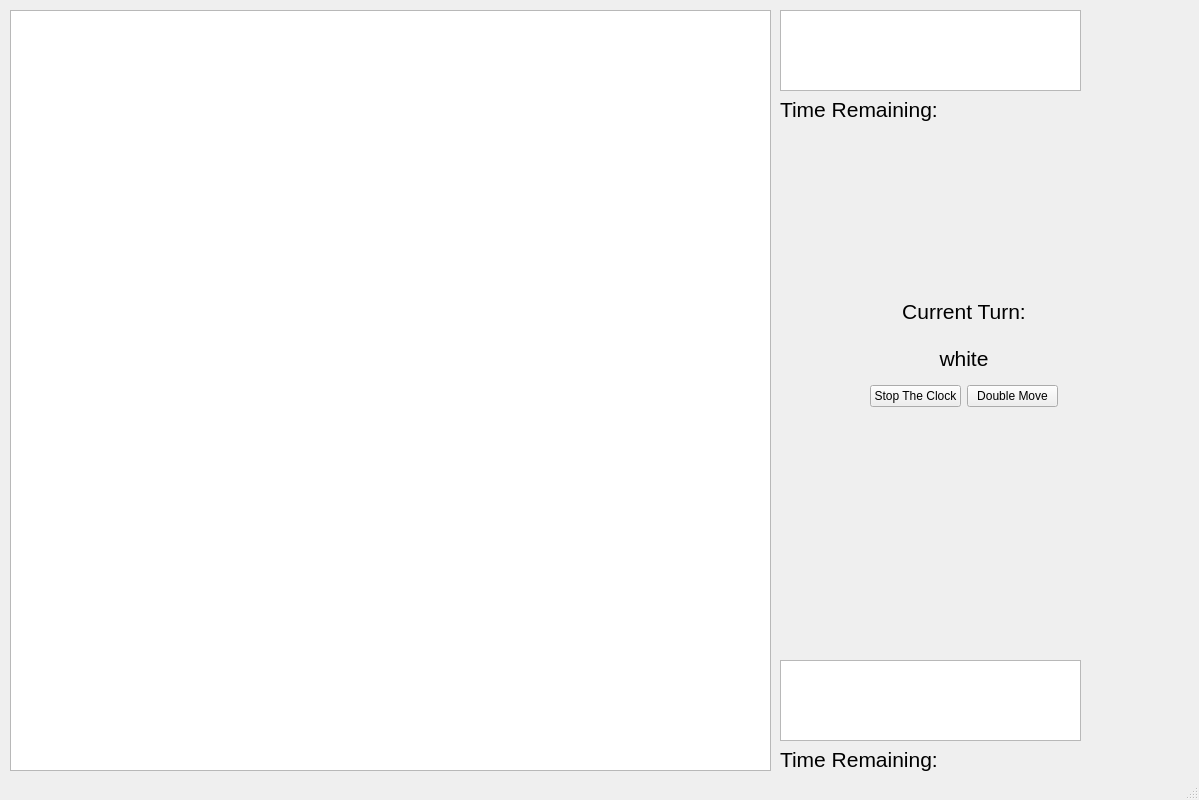
<?xml version="1.0" encoding="UTF-8"?>
<ui version="4.0">
 <class>MainWindow</class>
 <widget class="QMainWindow" name="MainWindow">
  <property name="geometry">
   <rect>
    <x>0</x>
    <y>0</y>
    <width>1199</width>
    <height>800</height>
   </rect>
  </property>
  <property name="windowTitle">
   <string>MainWindow</string>
  </property>
  <widget class="QWidget" name="centralwidget">
   <widget class="QGraphicsView" name="boardView">
    <property name="geometry">
     <rect>
      <x>10</x>
      <y>10</y>
      <width>761</width>
      <height>761</height>
     </rect>
    </property>
   </widget>
   <widget class="QLabel" name="stopTheClockLabel">
    <property name="geometry">
     <rect>
      <x>797</x>
      <y>430</y>
      <width>261</width>
      <height>31</height>
     </rect>
    </property>
    <property name="font">
     <font>
      <pointsize>16</pointsize>
     </font>
    </property>
    <property name="text">
     <string/>
    </property>
    <property name="alignment">
     <set>Qt::AlignCenter</set>
    </property>
   </widget>
   <widget class="QWidget" name="verticalLayoutWidget">
    <property name="geometry">
     <rect>
      <x>870</x>
      <y>290</y>
      <width>188</width>
      <height>117</height>
     </rect>
    </property>
    <layout class="QVBoxLayout" name="verticalLayout">
     <item>
      <widget class="QLabel" name="currentTurnHeader">
       <property name="font">
        <font>
         <pointsize>16</pointsize>
        </font>
       </property>
       <property name="text">
        <string>Current Turn:</string>
       </property>
       <property name="alignment">
        <set>Qt::AlignCenter</set>
       </property>
      </widget>
     </item>
     <item>
      <widget class="QLabel" name="currentTurn">
       <property name="font">
        <font>
         <pointsize>16</pointsize>
        </font>
       </property>
       <property name="text">
        <string>white</string>
       </property>
       <property name="alignment">
        <set>Qt::AlignCenter</set>
       </property>
      </widget>
     </item>
     <item>
      <layout class="QHBoxLayout" name="horizontalLayout">
       <item>
        <widget class="QPushButton" name="stopClock">
         <property name="text">
          <string>Stop The Clock</string>
         </property>
        </widget>
       </item>
       <item>
        <widget class="QPushButton" name="doubleMove">
         <property name="text">
          <string>Double Move</string>
         </property>
        </widget>
       </item>
      </layout>
     </item>
    </layout>
   </widget>
   <widget class="QWidget" name="verticalLayoutWidget_2">
    <property name="geometry">
     <rect>
      <x>780</x>
      <y>10</y>
      <width>301</width>
      <height>112</height>
     </rect>
    </property>
    <layout class="QVBoxLayout" name="verticalLayout_2">
     <item>
      <widget class="QGraphicsView" name="blackView">
       <property name="frameShadow">
        <enum>QFrame::Sunken</enum>
       </property>
      </widget>
     </item>
     <item>
      <widget class="QLabel" name="timeRemainingBlack">
       <property name="font">
        <font>
         <pointsize>16</pointsize>
        </font>
       </property>
       <property name="text">
        <string>Time Remaining:</string>
       </property>
       <property name="alignment">
        <set>Qt::AlignLeading|Qt::AlignLeft|Qt::AlignVCenter</set>
       </property>
      </widget>
     </item>
    </layout>
   </widget>
   <widget class="QWidget" name="verticalLayoutWidget_3">
    <property name="geometry">
     <rect>
      <x>780</x>
      <y>660</y>
      <width>301</width>
      <height>112</height>
     </rect>
    </property>
    <layout class="QVBoxLayout" name="verticalLayout_3">
     <item>
      <widget class="QGraphicsView" name="whiteView"/>
     </item>
     <item>
      <widget class="QLabel" name="timeRemainingWhite">
       <property name="font">
        <font>
         <pointsize>16</pointsize>
        </font>
       </property>
       <property name="text">
        <string>Time Remaining:</string>
       </property>
       <property name="alignment">
        <set>Qt::AlignLeading|Qt::AlignLeft|Qt::AlignVCenter</set>
       </property>
      </widget>
     </item>
    </layout>
   </widget>
  </widget>
  <widget class="QStatusBar" name="statusbar"/>
 </widget>
 <resources/>
 <connections/>
</ui>
